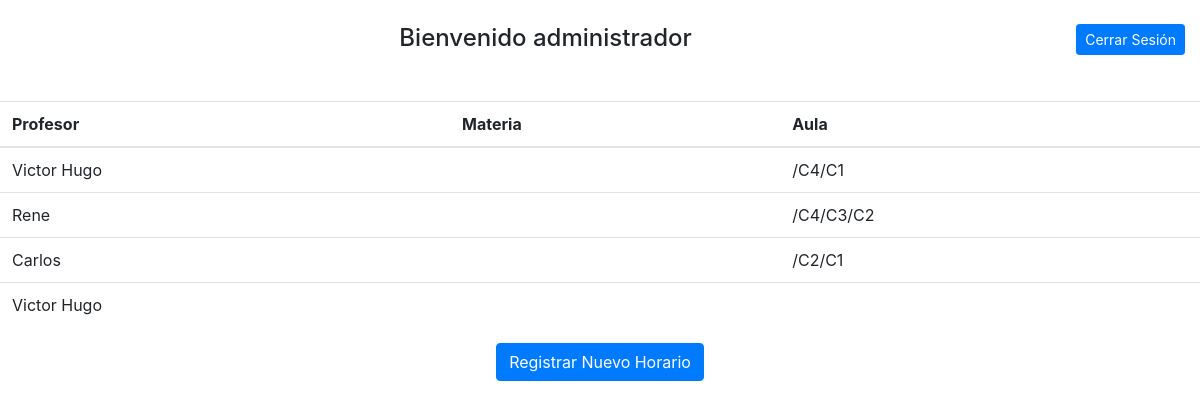
The page /public_html/vistaAdministrador.php (signed in) on the database as committed earlier.
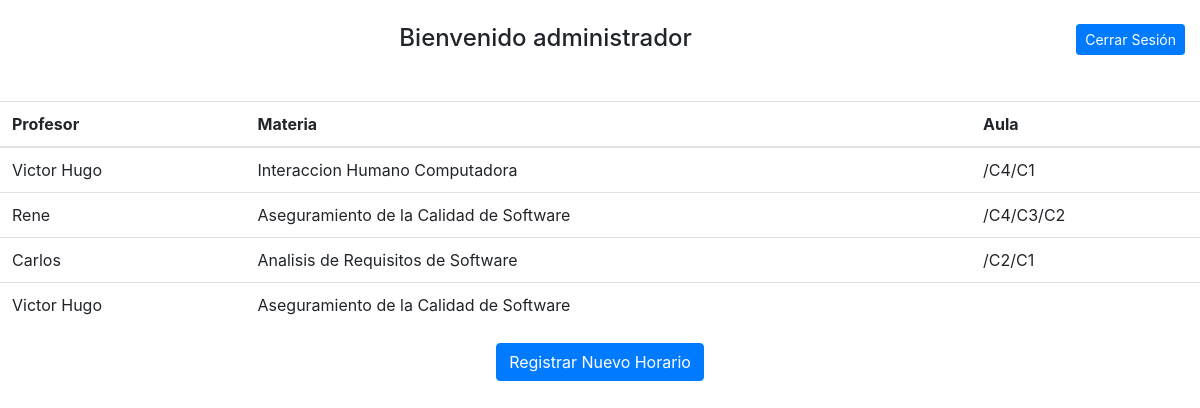
The same page on the database as committed later.
### tables this page shows
CREATE TABLE `curso` (
  `idCurso` int(11) NOT NULL AUTO_INCREMENT,
  `idMateria` int(11) NOT NULL,
  `idProfesor` int(11) NOT NULL,
  PRIMARY KEY (`idCurso`),
  KEY `idMateria_CR` (`idMateria`),
  KEY `idProfesor_CR` (`idProfesor`),
  CONSTRAINT `idMateria` FOREIGN KEY (`idMateria`) REFERENCES `materia` (`idMateria`) ON DELETE CASCADE ON UPDATE CASCADE,
  CONSTRAINT `idProfesor` FOREIGN KEY (`idProfesor`) REFERENCES `profesor` (`idProfesor`) ON DELETE CASCADE ON UPDATE CASCADE
);

CREATE TABLE `profesor` (
  `idProfesor` int(11) NOT NULL AUTO_INCREMENT,
  `NomProf` varchar(45) NOT NULL,
  `idUsuario` varchar(20) NOT NULL,
  PRIMARY KEY (`idProfesor`),
  KEY `idUsuario_PR` (`idUsuario`),
  CONSTRAINT `idUsuario_PR` FOREIGN KEY (`idUsuario`) REFERENCES `usuarios` (`idUsuario`) ON DELETE CASCADE ON UPDATE CASCADE
);

CREATE TABLE `materia` (
  `idMateria` int(11) NOT NULL AUTO_INCREMENT,
  `DescMat` varchar(20) NOT NULL,
  `Creditos` int(11) NOT NULL,
  `NomMat` varchar(45) NOT NULL,
  PRIMARY KEY (`idMateria`)
);

### public_html/vistaAdministrador.php (the view, shortened to what this page needs)
<?php
    $usuario= $_SESSION['username'];
    $rol=$_SESSION['rol'];
    if(!isset($usuario)){
        header("location:login.php");
    }else{
        require 'conectarBD.php';
        if($rol==1){
?>
<html>
    <head>
        <link rel="stylesheet" type="text/css" href="css/style.css">
        <link rel="stylesheet" href="https://stackpath.bootstrapcdn.com/bootstrap/4.3.1/css/bootstrap.min.css">
        <link rel="stylesheet" href="css/adminTable.css">
    </head>
    <body>
        <div class="container-fluid">
            <div class="row">
                <div class="col-12 text-center">
                    <br>
                    <h4 class="d-inline">Bienvenido administrador</h4>
                    <a href="cerrarSesion.php">
                    <button type="button" class="btn btn-primary btn-sm mb-2 float-right" id="out_sesion">Cerrar Sesión</button></a><br><br><br>
                </div>
            </div>
            <div class="row">
                <table class = "table table-sortable">
                    <thead>
                        <tr>
                            <th>Profesor</th>
                            <th>Materia</th>
                            <th>Aula</th>
                        </tr>
                    </thead>
                    <tbody>
                        <?php
                        $tabla = "SELECT * from ((curso LEFT JOIN materia ON curso.idMateria = materia.idMateria) JOIN profesor ON curso.idProfesor = profesor.idProfesor) ORDER BY curso.idCurso ASC";
			            $clases = "SELECT DISTINCT clase.idCurso, clase.idSalon, salon.descSalon from (clase JOIN salon ON clase.idSalon = salon.idSalon) ORDER BY clase.idCurso ASC";
                        $res_tablas = $mysqli->query($tabla);
                        $res_clases = $mysqli->query($clases);
                        foreach ($res_tablas as $row){?>
                            <tr class='table-row' data-href = "<?php echo "horariosAdministrador.php?id=".$row['idCurso'] ?>">
                                <td><?php echo $row['NomProf'] ?></td>
                                <td><?php echo $row['NomMat'] ?></td>
                                <td>
                                    <?php
                                    foreach ($res_clases as $row2){
                                        if($row2['idCurso'] == $row['idCurso']){
                                            echo "/".$row2['descSalon'];
                                        }
                                    }
                                    ?>
                                </td>
                            </tr>
                        <?php } ?>
                    </tbody>
                </table>
            </div>
            <div class="row">
                <div class="col-12 text-center">
                    <a href="registrarHorario.php"><button type="submit" class="btn btn-primary btn-md text-center">Registrar Nuevo Horario</button></a>
                </div>
            </div>
        </div>
    </body>
</html>
    <?php }else{
    header("location:cerrarSesion.php");
    }}
?>

### public_html/css/style.css (style rules this page uses)
body { background-color: powderblue; margin:0; padding: 0; }

### public_html/css/adminTable.css (style rules this page uses)
.table-sortable th { cursor: pointer; }
.table-row { cursor:pointer; }

Rows that differ between the two databases and show on the page:
changed through a linked row, curso: idMateria.NomMat (not shown) → "Interaccion Humano Computadora"
changed through a linked row, curso "Rene": idMateria.NomMat (not shown) → "Aseguramiento de la Calidad de Software"
changed through a linked row, curso "Carlos": idMateria.NomMat (not shown) → "Analisis de Requisitos de Software"
changed through a linked row, curso (number 4 of 4 on the later page): idMateria.NomMat (not shown) → "Aseguramiento de la Calidad de Software"
